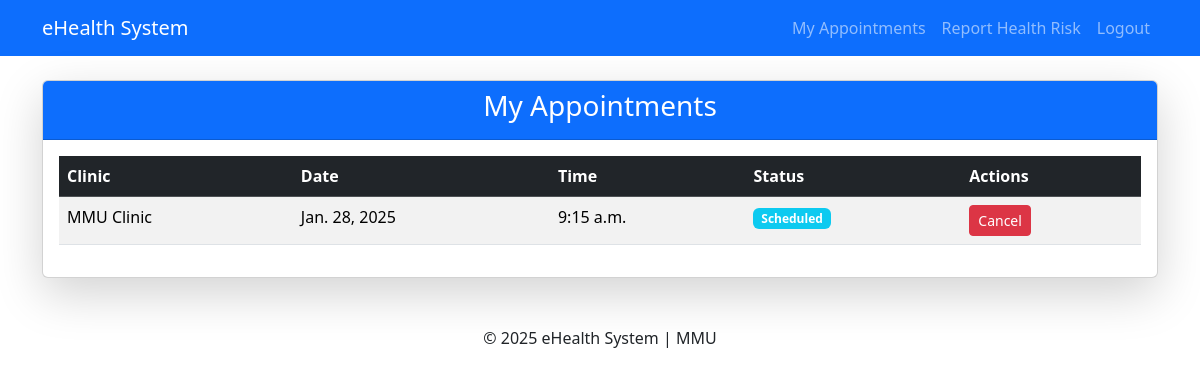
The page /appointments/my-appointments/ (signed in) on the database as committed earlier.
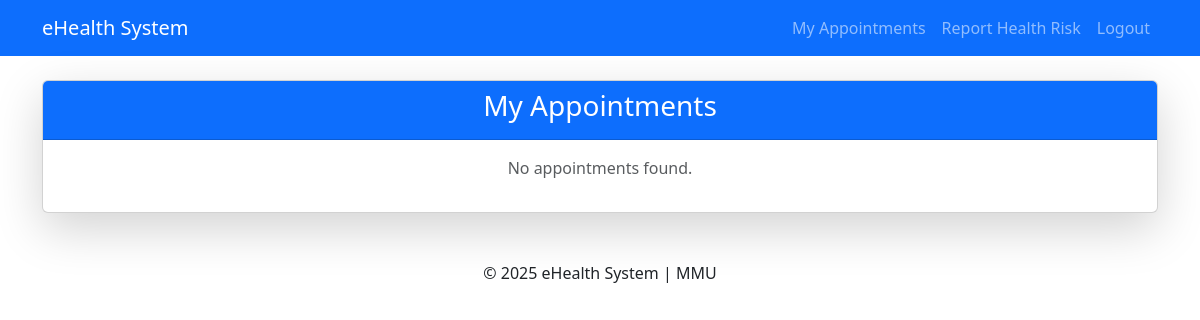
The same page on the database as committed later.
### appointments/models.py (models this page shows, shortened)
class Appointment(models.Model):
    appointment_id = models.CharField(max_length=50, unique=True, blank=True)
    appointment_date = models.DateField()
    appointment_time = models.TimeField(default=time(12, 0))
    resident = models.ForeignKey(settings.AUTH_USER_MODEL, on_delete=models.CASCADE)
    clinic = models.ForeignKey(Clinic, on_delete=models.CASCADE)
    result = models.TextField(blank=True, null=True)
    status = models.CharField(max_length=20, choices=[
        ('Scheduled', 'Scheduled'),
        ('Completed', 'Completed'),
        ('Cancelled', 'Cancelled'),
        ('Confirmed', 'Confirmed'),
    ], default='Scheduled')
    class Meta:
        constraints = [
            models.UniqueConstraint(
                fields=['appointment_date', 'appointment_time', 'clinic'],
                name='unique_clinic_appointment'
            )
        ]

class Clinic(models.Model):
    name = models.CharField(max_length=100)
    contact_info = models.CharField(max_length=100)

### appointments/views.py (the view)
# urls.py: path('my-appointments/', views.appointment_list, name='appointment_list'),
@login_required
def appointment_list(request):
    appointments = Appointment.objects.filter(resident=request.user)
    return render(request, 'appointments/appointment_list.html', {'appointments': appointments})

### appointments/templates/appointments/appointment_list.html (shortened to what this page needs)
{% extends 'base.html' %}
{% block content %}
  <div class="card shadow-lg">
      <div class="card-header bg-primary text-white">
          <h3 class="text-center">My Appointments</h3>
      </div>
      <div class="card-body">
          {% if appointments %}
              <table class="table table-striped">
                  <thead class="table-dark">
                      <tr>
                          <th>Clinic</th>
                          <th>Date</th>
                          <th>Time</th>
                          <th>Status</th>
                          <th>Actions</th>
                      </tr>
                  </thead>
                  <tbody>
                      {% for appointment in appointments %}
                          <tr>
                              <td>{{ appointment.clinic.name }}</td>
                              <td>{{ appointment.appointment_date }}</td>
                              <td>{{ appointment.appointment_time }}</td>
                              <td><span class="badge bg-info">{{ appointment.status }}</span></td>
                              <td>
                                <a href="{% url 'cancel_appointment' appointment.appointment_id %}" class="btn btn-danger btn-sm"
                                    onclick="return confirm('Are you sure you want to cancel this appointment?');">Cancel</a>
                              </td>
                          </tr>
                      {% endfor %}
                  </tbody>
              </table>
          {% else %}
              <p class="text-center text-muted">No appointments found.</p>
          {% endif %}
      </div>
  </div>
{% endblock %}

Rows that differ between the two databases and show on the page:
removed Appointment: clinic.name "MMU Clinic", appointment_date "Jan. 28, 2025", appointment_time "9:15 a.m.", status "Scheduled"
Other text that changed with them:
text no longer shown: "Clinic Date Time Status Actions"
text now shown: "No appointments found."
